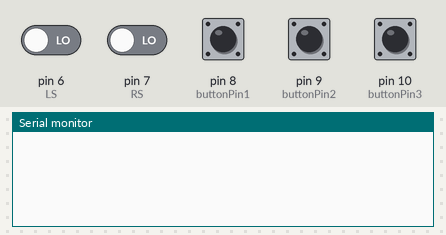
The sketch below on a simulated Arduino Uno, built with avr-gcc and run on an emulated ATmega328P. Shown: the last lines printed to the serial monitor. The test bench sets the inputs (shaded band); at power-on: pin 6 (LS), pin 7 (RS), pin 8 (buttonPin1), pin 9 (buttonPin2), pin 10 (buttonPin3) LOW.

Above: at 1.2 s.
1.3 s: pin 8 (buttonPin1) pulled HIGH for 0.15 s
At 2.1 s:
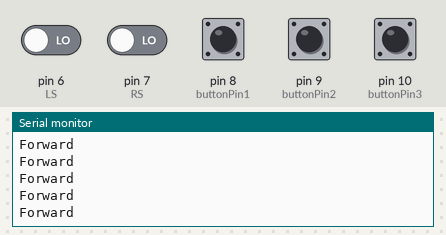
2.9 s: pin 6 (LS) driven HIGH
At 3.5 s:
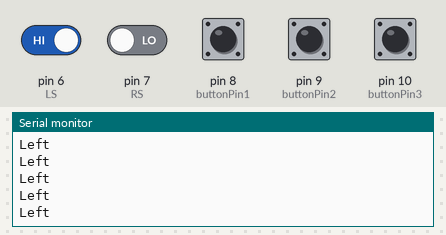
4.8 s: pin 7 (RS) driven HIGH
At 7.1 s:
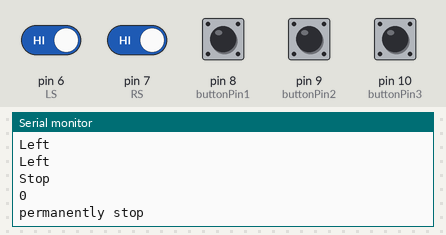
7.3 s: pin 9 (buttonPin2) pulled HIGH for 0.15 s
At 8.1 s:
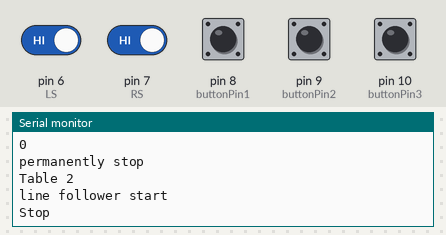
8.9 s: pin 10 (buttonPin3) pulled HIGH for 0.15 s
At 10.3 s:
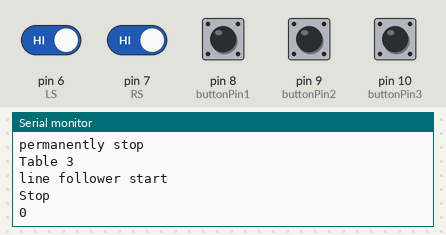
10.5 s: pin 9 (buttonPin2) pulled HIGH for 1 s
At 10.51 s:
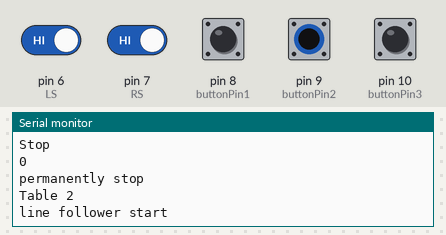
Timing chart, 0 to 13.5 s (numbered marks = the images above; inputs shaded):
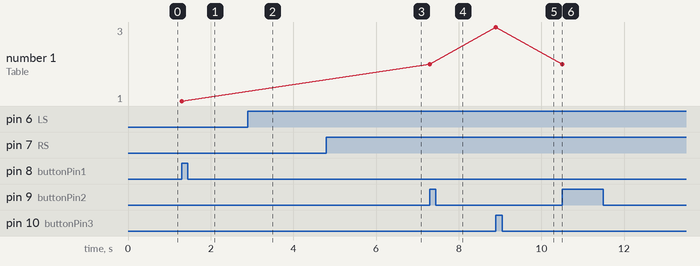

The sketch:

arduino_final.ino
```cpp
//defining Inputs
#define LS 6 //left sensor
#define RS 7 //right sensor

//defining Outputs...
#define LM1 2 // left motor
#define LM2 3 //left motor
#define RM1 4 // right motor
#define RM2 5 // right motor

const int buttonPin1 = 8;
const int buttonPin2 = 9;
const int buttonPin3 = 10;


int count=0;
int initial=0;
int buttonState=0;

void setup ()
{
pinMode(buttonPin1, INPUT);
digitalWrite(buttonPin1,LOW);
pinMode(buttonPin2, INPUT);
digitalWrite (buttonPin2, LOW);
pinMode(buttonPin3, INPUT);
digitalWrite(buttonPin3, LOW);

Serial.begin(9600);
delay(10);
}
void line()
{
Serial.println("line follower start");
while(count!=0)
{
 if(!digitalRead(LS) && digitalRead(RS))
  {
    Serial.println("Right");
   digitalWrite(LM1, HIGH);
    digitalWrite(LM2, LOW);
    digitalWrite(RM1, LOW);
    digitalWrite(RM2, HIGH);
    }

 if(digitalRead(LS) && !digitalRead(RS))
  {
    Serial.println("Left");
    digitalWrite(LM1, LOW);
    digitalWrite(LM2, HIGH);
    digitalWrite(RM1, HIGH);
    digitalWrite(RM2, LOW);
    }

if(!digitalRead(LS) && !digitalRead(RS))
  {
    Serial.println("Forward");
    digitalWrite(LM1, LOW);
    digitalWrite(LM2, HIGH);
    digitalWrite(RM1, LOW);
    digitalWrite(RM2, HIGH);
    }

 if(digitalRead(LS) && digitalRead(RS))
  {
    {
      Serial.println("Stop");
    digitalWrite(LM1, LOW);
    digitalWrite(LM2, LOW);
    digitalWrite(RM1, LOW);
    digitalWrite(RM2, LOW);
    }
count--;
delay(1000);
Serial.println(count);
forward();
}

}

if (count==0)
{
Serial.println("permanently stop");
digitalWrite(LM1, LOW);
digitalWrite(LM2, LOW);
digitalWrite(RM1, LOW);
digitalWrite(RM2, LOW);
}
}

void forward()
{
if ((digitalRead(LS)) && (digitalRead(RS)))//STOP
{
    digitalWrite(LM1, LOW);
    digitalWrite(LM2, HIGH);
    digitalWrite(RM1, LOW);
    digitalWrite(RM2, HIGH);

}
delay (500);
}
void loop()
{
buttonState = digitalRead(buttonPin1);
if (buttonState==HIGH && initial<=0){
Serial.println("Table 1");
count=1;
initial=count;
line();
}

buttonState = digitalRead(buttonPin2);
if (buttonState==HIGH && initial==1){
Serial.println("Table 2");
count=1;
initial=2;
line();
}

buttonState = digitalRead(buttonPin3);
if (buttonState==HIGH && initial==1){
Serial.println("Table 3");
count=2;
initial=3;
line();
}


buttonState = digitalRead(buttonPin3);
if (buttonState==HIGH && initial==2){
Serial.println("Table 3");
count=1;
initial=3;
line();
}


buttonState = digitalRead(buttonPin1);
if (buttonState==HIGH && initial==2){
Serial.println("Table 1");
count=2;
initial=1;
line();
}


buttonState = digitalRead(buttonPin2);
if (buttonState==HIGH && initial==3){
Serial.println("Table 2");
count=2;
initial=2;
line();
}

buttonState = digitalRead(buttonPin1);
if (buttonState==HIGH && initial==3){
Serial.println("Table 1");
count=1;
initial=1;
line();
}


buttonState = digitalRead(buttonPin2);
if (buttonState==HIGH && initial<=0){
Serial.println("Table 2");
count=2;
initial=count;
line();
}


buttonState = digitalRead(buttonPin3);
if (buttonState==HIGH && initial<=0){
Serial.println("Table 3");
count=3;
initial=count;
line();
}


}
```

Measured:
- after the input at 1.3 s, the serial monitor: prints a new line at once (image 1)
- after the input at 2.9 s, the serial monitor: prints a new line after 0.07 s (image 2)
- after the input at 4.8 s, the serial monitor: prints a new line after 0.07 s (image 3)
- after the input at 7.3 s, the serial monitor: prints a new line at once (image 4)
- after the input at 8.9 s, the serial monitor: prints a new line at once (image 5)
- after the input at 10.5 s, the serial monitor: prints a new line at once (image 6)
- plotted number 1: 1 → 2 after the input at 7.3 s, 2 → 3 after the input at 8.9 s, 3 → 2 after the input at 10.5 s
